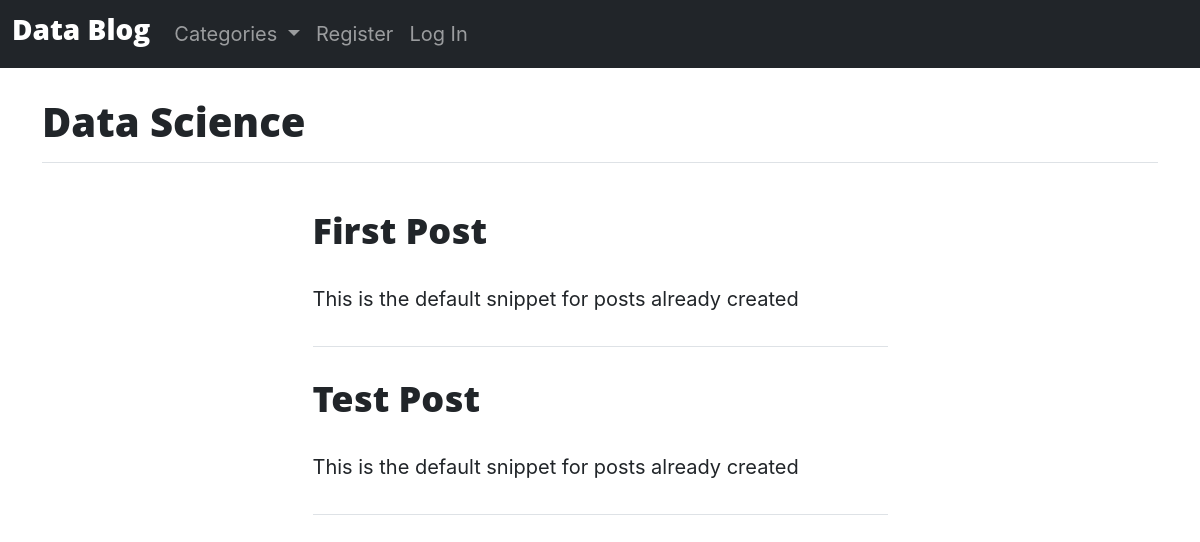
Before: /category/Data Science/ with the older database file.
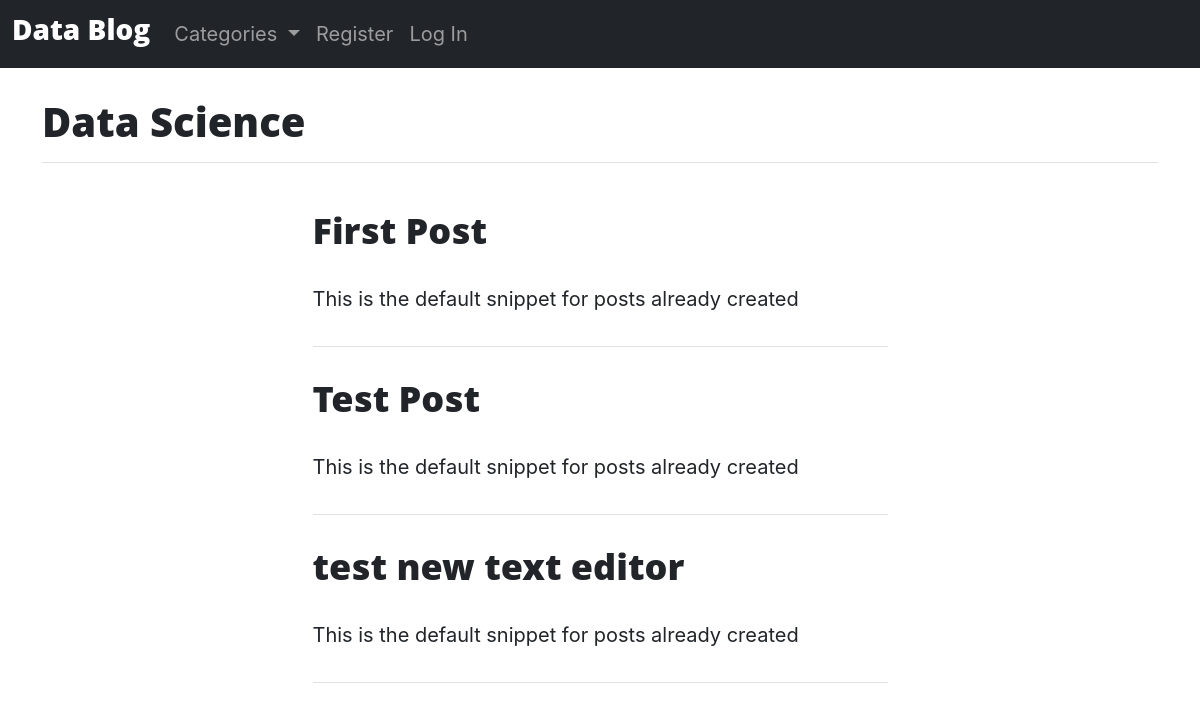
After: the same page with the newer database file.
### myblog/models.py (models this page shows, shortened)
class Post(models.Model):
    title = models.CharField(max_length=255)
    author = models.ForeignKey(User, on_delete=models.CASCADE)
    snippet = RichTextField(blank=True, null=True)
    body = RichTextField(blank=True, null=True)
    post_date = models.DateField(auto_now_add=True)
    category = models.CharField(max_length=255, default='Data Science')
    likes = models.ManyToManyField(User, related_name='blog_post')

### myblog/views.py (the view)
# urls.py: path('category/<str:cats>/', CategoryPage.as_view(), name='category'),
class CategoryPage(ListView):
    model = Post
    template_name = 'categories.html'
    ordering = ['-post_date']
    def get_context_data(self, *args, **kwargs):
        cats = self.kwargs['cats']
        category_posts = Post.objects.filter(category=cats)
        context = super(CategoryPage, self).get_context_data(*args, **kwargs)
        context["cat"] = cats
        context["posts"] = category_posts
        return context

### myblog/templates/categories.html
{% extends 'base.html' %}
{% block content %}
    {% if posts %}
        <h1>{{cat}}</h1>
        <hr class="my-10" />
        <div class="container px-4 px-lg-5">
            <div class="row gx-4 gx-lg-5 justify-content-center">
                <div class="col-md-10 col-lg-8 col-xl-7">
                    {% for post in posts %}
                        <div class="post-preview">
                            <a href="{% url 'post_details' post.pk %}"><h2 class="post-title">{{ post.title }}</h2></a>
                            <p class="post-subtitle"><soft>{{ post.snippet | safe }}</soft><p>
                        </div>
                        <hr class="my-3" />
                    {% endfor %}
                </div>
            </div>
        </div>
    {% else %}
        <h1>Sorry this page doesn't exist</h1>
    {% endif %}
{% endblock %}

### myblog/templates/base.html (shortened to what this page needs)
<!doctype html>
<html lang="en">
  <head>
    <link href="https://cdn.jsdelivr.net/npm/bootstrap@5.1.3/dist/css/bootstrap.min.css" rel="stylesheet">
  </head>
  <body>
  <nav class="navbar navbar-expand-lg navbar-dark bg-dark">
  <div class="container-fluid">
    <a class="navbar-brand" href="{% url 'home' %}"><h3>Data Blog</h3></a>
    <div class="collapse navbar-collapse" id="navbarSupportedContent">
      <ul class="navbar-nav mr-auto mb-2 mb-lg-0">
        <li class="nav-item dropdown">
            <a class="nav-link dropdown-toggle" href="#" id="navbarDropdown" role="button" data-toggle="dropdown" aria-haspopup="true" aria-expanded="false">
              Categories
            </a>
          </li>
        {% if user.is_authenticated %}
          {% if user.is_staff %}
            <li class="nav-item">
              <a class="nav-link" href="{% url 'create' %}">Create Post</a>
            </li>
          {% endif %}
          <li class="nav-item">
            <a class="nav-link" href="{% url 'edit_profile' %}">Edit Profile</a>
          </li>
          <li class="nav-item">
            <a class="nav-link" href="{% url 'logout' %}">Log Out</a>
          </li>
        {% else %}
          <li class="nav-item">
            <a class="nav-link" href="{% url 'register' %}">Register</a>
          </li>
          <li class="nav-item">
            <a class="nav-link" href="{% url 'login' %}">Log In</a>
          </li>
        {% endif %}
      </ul>
    </div>
  </div>
</nav>
    <br/>
    <div class="container">
      {% block content %}
      {% endblock %}
    </div>
  </body>
</html>

Changed rows visible on the page:
added Post: title "test new text editor", snippet "This is the default snippet for posts already created"
